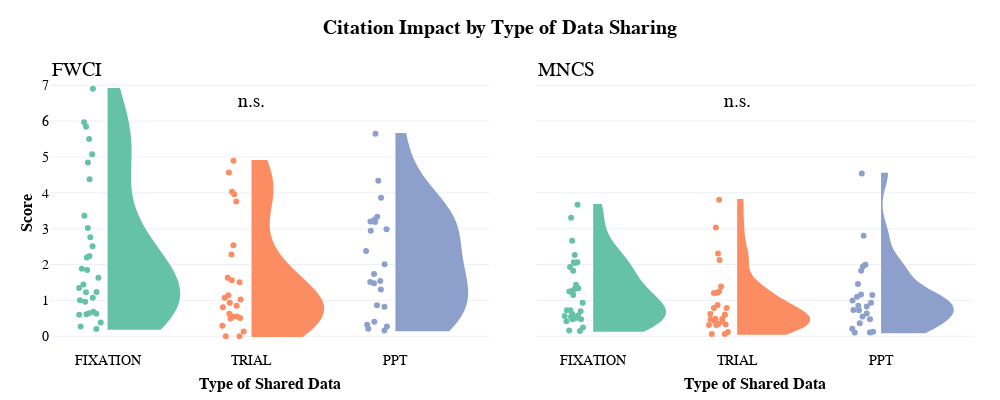

Source (notebook cell):
### Markdown cell above
#### Visualizing Share-Type Comparison

### Code cell
share_groups = {"FIXATION": "#66c2a5", "TRIAL": "#fc8d62", "PPT": "#8da0cb"}
metrics = {"FieldWeightedCitationIndex": "FWCI", "MeanNormalizedCitationScore": "MNCS",}
plot_data = (
    combined
    .loc[combined["data_sharing_class"].isin(share_groups.keys())]
    .melt(
        id_vars=['data_sharing_class'],
        value_vars=list(metrics.keys()),
        var_name='name',
        value_name='value'
    )
    .replace(metrics)
)

sharegroup_fig = make_subplots(
    rows=1, cols=len(metrics), column_titles=list(metrics.values()),
    shared_yaxes=True, horizontal_spacing=0.05,
)
annotation_height = plot_data["value"].max()
for c, (metric, metric_label) in enumerate(metrics.items(), start=1):
    for sharing_class, color in share_groups.items():
        subset = plot_data[
            (plot_data["data_sharing_class"] == sharing_class) &
            (plot_data["name"] == metric_label)
        ]
        sharegroup_fig.add_trace(
            row=1, col=c,
            trace=go.Violin(
                x=subset['data_sharing_class'], y=subset['value'],
                name=sharing_class, legendgroup=sharing_class, scalegroup=sharing_class,
                side='positive', points='all', pointpos=-0.25, jitter=0.2,
                fillcolor=color, line=dict(color=color, width=1.5),
                width=1.0, spanmode="hard",
                showlegend=c==1,
                box=dict(visible=False, width=0.5, line=dict(color="gray")),
                meanline=dict(visible=False, color='gray'),
            ))
    sharegroup_fig.update_annotations(
        selector={"text": metric_label},
        font=TITLE_FONT,
        x=-0.4, xanchor="left", xref="x" if c==1 else "x2",
        y=0.975, yanchor="bottom", yref="paper",
    )
    sharegroup_fig.add_annotation(
        row=1, col=c,
        x=1, xanchor="center", xref="x",
        y=annotation_height, yanchor="top", yref="y",
        text="n.s.", font=TITLE_FONT,
        showarrow=False,
    )
    # sharegroup_fig.add_shape(
    #     row=1, col=c,
    #     type="line",
    #     x0=0.75, x1=1.25,
    #     y0=annotation_height - 0.75, y1=annotation_height - 0.75,
    #     yref="y",
    #     line=dict(color="black", width=1),
    # )
    sharegroup_fig.update_xaxes(
        row=1, col=c,
        title=dict(text="<b>Type of Shared Data</b>", font=AXIS_TITLE_FONT, standoff=10),
        tickfont=AXIS_TICK_FONT,
        zeroline=False,
    )
    sharegroup_fig.update_yaxes(
        row=1, col=c,
        tickfont=AXIS_TICK_FONT,
        zeroline=False,
    )

sharegroup_fig.update_layout(
    width=1000, height=400,
    title=dict(
        text="<b>Citation Impact by Type of Data Sharing</b>",
        font=TITLE_FONT,
        x=0.5, xanchor="center", y=0.95, yanchor="top"
    ),
    yaxis=dict(
        title=dict(text="<b>Score</b>", font=AXIS_TITLE_FONT, standoff=5),
    ),
    legend=dict(
        visible=False,
        orientation="v",
        title=dict(text="Data Sharing", font=AXIS_TITLE_FONT),
        font=LEGEND_FONT,
        x=0.5, xanchor="center", y=1.0, yanchor="top",
        bgcolor='rgba(255,255,255,0.5)',
        bordercolor='black', borderwidth=1,
    ),
    margin=dict(t=75, b=50, l=50, r=25, pad=0),
    template="plotly_white"
)
sharegroup_fig.show()

### Figure 1 — Plotly figure (JSON) as saved in the notebook; plotly's stock layout.template omitted (floating-point values rounded to 4 significant figures)
{"data": [{"box": {"line": {"color": "gray"}, "visible": false, "width": 0.5}, "fillcolor": "#66c2a5", "jitter": 0.2, "legendgroup": "FIXATION", "line": {"color": "#66c2a5", "width": 1.5}, "meanline": {"color": "gray", "visible": false}, "name": "FIXATION", "pointpos": -0.25, "points": "all", "scalegroup": "FIXATION", "showlegend": true, "side": "positive", "spanmode": "hard", "width": 1.0, "x": ["FIXATION", "FIXATION", "FIXATION", "FIXATION", "FIXATION", "FIXATION", "FIXATION", "FIXATION", "FIXATION", "FIXATION", "FIXATION", "FIXATION", "FIXATION", "FIXATION", "FIXATION", "FIXATION", "FIXATION", "FIXATION", "FIXATION", "FIXATION", "FIXATION", "FIXATION", "FIXATION", "FIXATION", "FIXATION", "FIXATION", "FIXATION", "FIXATION", "FIXATION", "FIXATION", "FIXATION"], "y": [0.6298, 1.343, 1.004, 1.237, 4.382, 5.079, 0.6151, 1.882, 0.3813, 0.6421, 2.198, 5.845, 1.632, 0.6867, 3.361, 0.5972, 1.074, 6.903, 2.76, 1.445, 0.2747, 3.022, 1.849, 5.498, 0.9614, 5.972, 4.845, 2.24, 0.2044, 2.511, 1.23], "type": "violin", "xaxis": "x", "yaxis": "y"}, {"box": {"line": {"color": "gray"}, "visible": false, "width": 0.5}, "fillcolor": "#fc8d62", "jitter": 0.2, "legendgroup": "TRIAL", "line": {"color": "#fc8d62", "width": 1.5}, "meanline": {"color": "gray", "visible": false}, "name": "TRIAL", "pointpos": -0.25, "points": "all", "scalegroup": "TRIAL", "showlegend": true, "side": "positive", "spanmode": "hard", "width": 1.0, "x": ["TRIAL", "TRIAL", "TRIAL", "TRIAL", "TRIAL", "TRIAL", "TRIAL", "TRIAL", "TRIAL", "TRIAL", "TRIAL", "TRIAL", "TRIAL", "TRIAL", "TRIAL", "TRIAL", "TRIAL", "TRIAL", "TRIAL", "TRIAL", "TRIAL", "TRIAL", "TRIAL", "TRIAL", "TRIAL"], "y": [1.562, 0.6276, 0.9334, 0.5111, 0.5494, 2.283, 3.76, 0.0, 1.146, 0.1343, 0.0, 2.538, 1.632, 1.506, 3.961, 0.5494, 0.2896, 4.896, 0.8509, 0.4952, 4.565, 4.028, 0.8057, 1.022, 1.074], "type": "violin", "xaxis": "x", "yaxis": "y"}, {"box": {"line": {"color": "gray"}, "visible": false, "width": 0.5}, "fillcolor": "#8da0cb", "jitter": 0.2, "legendgroup": "PPT", "line": {"color": "#8da0cb", "width": 1.5}, "meanline": {"color": "gray", "visible": false}, "name": "PPT", "pointpos": -0.25, "points": "all", "scalegroup": "PPT", "showlegend": true, "side": "positive", "spanmode": "hard", "width": 1.0, "x": ["PPT", "PPT", "PPT", "PPT", "PPT", "PPT", "PPT", "PPT", "PPT", "PPT", "PPT", "PPT", "PPT", "PPT", "PPT", "PPT", "PPT", "PPT", "PPT", "PPT", "PPT", "PPT", "PPT"], "y": [1.738, 2.38, 3.332, 2.011, 1.303, 1.511, 0.8241, 3.259, 2.939, 3.862, 3.204, 1.477, 0.4028, 1.541, 2.983, 3.185, 0.2747, 5.647, 0.2099, 4.334, 0.1605, 0.8665, 0.321], "type": "violin", "xaxis": "x", "yaxis": "y"}, {"box": {"line": {"color": "gray"}, "visible": false, "width": 0.5}, "fillcolor": "#66c2a5", "jitter": 0.2, "legendgroup": "FIXATION", "line": {"color": "#66c2a5", "width": 1.5}, "meanline": {"color": "gray", "visible": false}, "name": "FIXATION", "pointpos": -0.25, "points": "all", "scalegroup": "FIXATION", "showlegend": false, "side": "positive", "spanmode": "hard", "width": 1.0, "x": ["FIXATION", "FIXATION", "FIXATION", "FIXATION", "FIXATION", "FIXATION", "FIXATION", "FIXATION", "FIXATION", "FIXATION", "FIXATION", "FIXATION", "FIXATION", "FIXATION", "FIXATION", "FIXATION", "FIXATION", "FIXATION", "FIXATION", "FIXATION", "FIXATION", "FIXATION", "FIXATION", "FIXATION", "FIXATION", "FIXATION", "FIXATION", "FIXATION", "FIXATION", "FIXATION", "FIXATION"], "y": [0.4992, 0.7286, 0.5616, 0.5465, 3.303, 2.064, 0.624, 0.6984, 0.146, 0.4151, 1.153, 3.67, 1.248, 0.4719, 1.336, 0.4746, 0.7286, 2.264, 2.064, 0.934, 0.1573, 2.045, 1.33, 2.665, 0.5767, 1.825, 1.435, 1.278, 0.2429, 1.934, 0.5189], "type": "violin", "xaxis": "x2", "yaxis": "y2"}, {"box": {"line": {"color": "gray"}, "visible": false, "width": 0.5}, "fillcolor": "#fc8d62", "jitter": 0.2, "legendgroup": "TRIAL", "line": {"color": "#fc8d62", "width": 1.5}, "meanline": {"color": "gray", "visible": false}, "name": "TRIAL", "pointpos": -0.25, "points": "all", "scalegroup": "TRIAL", "showlegend": false, "side": "positive", "spanmode": "hard", "width": 1.0, "x": ["TRIAL", "TRIAL", "TRIAL", "TRIAL", "TRIAL", "TRIAL", "TRIAL", "TRIAL", "TRIAL", "TRIAL", "TRIAL", "TRIAL", "TRIAL", "TRIAL", "TRIAL", "TRIAL", "TRIAL", "TRIAL", "TRIAL", "TRIAL", "TRIAL", "TRIAL", "TRIAL", "TRIAL", "TRIAL"], "y": [0.7893, 0.624, 0.6072, 0.425, 0.4719, 1.214, 2.125, 0.0624, 0.3286, 0.1214, 0.06072, 1.387, 0.8736, 1.248, 1.203, 0.3146, 0.3492, 3.807, 0.3113, 0.4151, 3.036, 2.307, 0.4857, 0.7893, 0.4857], "type": "violin", "xaxis": "x2", "yaxis": "y2"}, {"box": {"line": {"color": "gray"}, "visible": false, "width": 0.5}, "fillcolor": "#8da0cb", "jitter": 0.2, "legendgroup": "PPT", "line": {"color": "#8da0cb", "width": 1.5}, "meanline": {"color": "gray", "visible": false}, "name": "PPT", "pointpos": -0.25, "points": "all", "scalegroup": "PPT", "showlegend": false, "side": "positive", "spanmode": "hard", "width": 1.0, "x": ["PPT", "PPT", "PPT", "PPT", "PPT", "PPT", "PPT", "PPT", "PPT", "PPT", "PPT", "PPT", "PPT", "PPT", "PPT", "PPT", "PPT", "PPT", "PPT", "PPT", "PPT", "PPT", "PPT"], "y": [1.154, 0.5476, 0.7302, 0.8501, 1.164, 0.9962, 0.4719, 0.9313, 1.997, 1.457, 1.101, 0.7286, 0.3643, 0.6371, 1.943, 1.824, 0.1049, 4.54, 0.1248, 2.802, 0.1038, 0.8302, 0.2075], "type": "violin", "xaxis": "x2", "yaxis": "y2"}], "layout": {"xaxis": {"anchor": "y", "domain": [0.0, 0.475], "title": {"font": {"family": "sans-serif", "size": 16, "color": "black"}, "text": "<b>Type of Shared Data</b>", "standoff": 10}, "tickfont": {"family": "sans-serif", "size": 14, "color": "black"}, "zeroline": false}, "yaxis": {"anchor": "x", "domain": [0.0, 1.0], "tickfont": {"family": "sans-serif", "size": 14, "color": "black"}, "zeroline": false, "title": {"font": {"family": "sans-serif", "size": 16, "color": "black"}, "text": "<b>Score</b>", "standoff": 5}}, "xaxis2": {"anchor": "y2", "domain": [0.525, 1.0], "title": {"font": {"family": "sans-serif", "size": 16, "color": "black"}, "text": "<b>Type of Shared Data</b>", "standoff": 10}, "tickfont": {"family": "sans-serif", "size": 14, "color": "black"}, "zeroline": false}, "yaxis2": {"anchor": "x2", "domain": [0.0, 1.0], "matches": "y", "showticklabels": false, "tickfont": {"family": "sans-serif", "size": 14, "color": "black"}, "zeroline": false}, "annotations": [{"font": {"color": "black", "family": "sans-serif", "size": 20}, "showarrow": false, "text": "FWCI", "x": -0.4, "xanchor": "left", "xref": "x", "y": 0.975, "yanchor": "bottom", "yref": "paper"}, {"font": {"color": "black", "family": "sans-serif", "size": 20}, "showarrow": false, "text": "MNCS", "x": -0.4, "xanchor": "left", "xref": "x2", "y": 0.975, "yanchor": "bottom", "yref": "paper"}, {"font": {"color": "black", "family": "sans-serif", "size": 20}, "showarrow": false, "text": "n.s.", "x": 1, "xanchor": "center", "xref": "x", "y": 6.903, "yanchor": "top", "yref": "y"}, {"font": {"color": "black", "family": "sans-serif", "size": 20}, "showarrow": false, "text": "n.s.", "x": 1, "xanchor": "center", "xref": "x2", "y": 6.903, "yanchor": "top", "yref": "y2"}], "title": {"font": {"family": "sans-serif", "size": 20, "color": "black"}, "text": "<b>Citation Impact by Type of Data Sharing</b>", "x": 0.5, "xanchor": "center", "y": 0.95, "yanchor": "top"}, "legend": {"title": {"font": {"family": "sans-serif", "size": 16, "color": "black"}, "text": "Data Sharing"}, "font": {"family": "sans-serif", "size": 14, "color": "black"}, "visible": false, "orientation": "v", "x": 0.5, "xanchor": "center", "y": 1.0, "yanchor": "top", "bgcolor": "rgba(255,255,255,0.5)", "bordercolor": "black", "borderwidth": 1}, "margin": {"t": 75, "b": 50, "l": 50, "r": 25, "pad": 0}, "width": 1000, "height": 400}}
